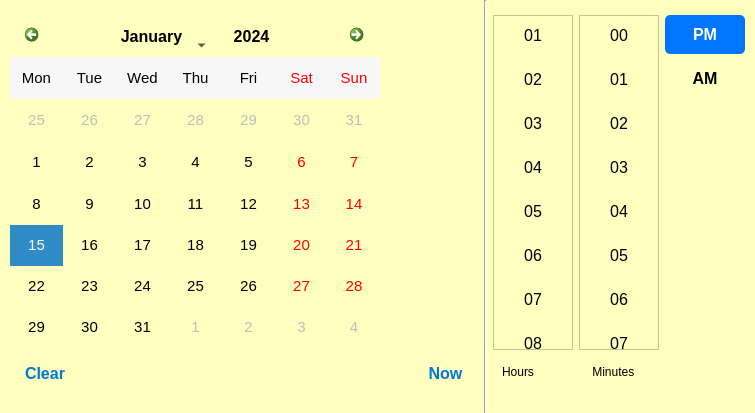
<?xml version="1.0" encoding="UTF-8"?>
<ui version="4.0">
 <class>Dialog</class>
 <widget class="QDialog" name="Dialog">
  <property name="geometry">
   <rect>
    <x>0</x>
    <y>0</y>
    <width>755</width>
    <height>413</height>
   </rect>
  </property>
  <property name="windowTitle">
   <string>Dialog</string>
  </property>
  <property name="styleSheet">
   <string notr="true">/* Common styles for various widgets 
  #################################################### */
QDialog, QCalendarWidget, QCalendarWidget QWidget, QListWidget {
	background-color: #ffffbf;
}

QPushButton {
    min-width: 30px;
    padding: 10px 25px;
    border-radius: 5px;
    font-size: 16px;
    font-weight: 500;
    margin-bottom: 5px;
}

QDialog {
	border-radius: 10px;
}

QListWidge t{
	border: none;
	min-width: 80px;
}

QListWidget::item {
	padding: 10px 25px;
	border-radius: 5px;
	font-size: 16px;
	font-weight: 500;
	margin-bottom: 5px;
}

/* Hover and selection styles 
  #################################################### */
QListWidget::item:hover {
    background-color: #b2d5ff;
	color: #000;
}

QPushButton:checked, QListWidget::item:selected {
    background-color: #0075ff;
	color: #fff;
}

/* style for top navigation area 
  #################################################### */ 
#qt_calendar_navigationbar {
	border-bottom: 0px;
	border-top-left-radius: 5px;
	border-top-right-radius: 5px;
}

/* style for month change buttons 
  #################################################### */
#qt_calendar_prevmonth, #qt_calendar_nextmonth {
	/* border delete */
    border: none;  
    /* delete default icons */
	qproperty-icon: none; 
    min-width: 25px;
    max-width: 25px;
    min-height: 25px;
    max-height: 25px;
    border-radius: 5px; 
	/* set background transparent */
    background-color: transparent; 
	padding: 5px;
}

#qt_calendar_prevmonth:hover, #qt_calendar_nextmonth:hover {
    background-color: #b2d5ff;
}

#qt_calendar_prevmonth:pressed, #qt_calendar_nextmonth:pressed {
    background-color: #0075ff;
}

/* style for pre month button 
  #################################################### */
#qt_calendar_prevmonth {
	/* set text for button */
	/*qproperty-text: &quot;&gt;&quot;;*/
	margin-left:5px;
	image:url(:/icons/images/arrow_up.svg);
}

/* style for next month button 
  #################################################### */
#qt_calendar_nextmonth {
	margin-right:5px;
	image: url(:/icons/images/arrow_down.svg);
    /* qproperty-text: &quot;&gt;&quot;; */
}


/* Style for month and yeat buttons #################################### */

#qt_calendar_yearbutton {
    color: #000;
	margin:5px;
    border-radius: 5px;
	font-size: 16px;
	padding:5px 15px;
}

 #qt_calendar_monthbutton {
	width: 110px;
    color: #000;
	margin:5px 0px;
    border-radius: 5px;
	padding:5px 0;
	font-size: 16px;
}

#qt_calendar_yearbutton:hover, 
#qt_calendar_monthbutton:hover {
    background-color: #b2d5ff;
}

#qt_calendar_yearbutton:pressed, 
#qt_calendar_monthbutton:pressed {
    background-color: rgba(235, 235, 235, 100);
}

/* Style for year input lineEdit 
  #################################################### */
#qt_calendar_yearedit {
    min-width: 100px;
    color: #000;
	font-size: 16px;
   margin:5px;
	padding: 0 5px;
}

/* Style for year change buttons 
  #################################################### */
#qt_calendar_yearedit::up-button { 
	image:url(:/icons/images/arrow-151-48.ico);
    subcontrol-position: right;
	height: 30px;
	width: 30px;

}

#qt_calendar_yearedit::down-button { 
	image:url(:/icons/images/arrow-213-48.ico);
    subcontrol-position: left; 
	height: 30px;
	width: 30px;
}

#qt_calendar_yearedit::down-button, 
#qt_calendar_yearedit::up-button {
	width:10px;
	padding: 0px 5px;
	border-radius:3px;
}

#qt_calendar_yearedit::down-button:hover, 
#qt_calendar_yearedit::up-button:hover {
	background-color: #55aaff;
}

/* Style for month select menu 
  #################################################### */
#calendarWidget QToolButton QMenu {
     background-color: #fff;
	border: 1px solid #f3f3f3;

}
#calendarWidget QToolButton QMenu::item {
	padding: 5px 20px;
	font-size: 14px;
}
 #calendarWidget QToolButton QMenu::item:selected:enabled {
    background-color: #55aaff;
}

#calendarWidget QToolButton::menu-indicator {
	/* Remove toolButton arrow */
      /*image: none; */
	nosubcontrol-origin: margin;
	subcontrol-position: right center;
	margin-top: 10px;
	width:20px;
}

/* Style for calendar table 
  #################################################### */
#qt_calendar_calendarview {
	/* Remove the selected dashed box */
    outline: 0px;
	border-top: 0px;
	border-bottom-left-radius: 5px;
	border-bottom-right-radius: 5px;
}

#qt_calendar_calendarview::item {
	 border-radius:5px;
	margin: 1px;	
}

#qt_calendar_calendarview::item:hover {
	background-color:#b2d5ff;
}

#qt_calendar_calendarview::item:selected {
    background-color: #0075ff; 
	color: #fff;
}

#clear_btn,
#now_btn {
	color: #0078d8;
	padding: 10px 15px;
}</string>
  </property>
  <layout class="QGridLayout" name="gridLayout">
   <property name="leftMargin">
    <number>10</number>
   </property>
   <property name="topMargin">
    <number>0</number>
   </property>
   <property name="rightMargin">
    <number>10</number>
   </property>
   <property name="bottomMargin">
    <number>0</number>
   </property>
   <item row="0" column="0">
    <layout class="QVBoxLayout" name="verticalLayout">
     <property name="topMargin">
      <number>15</number>
     </property>
     <property name="bottomMargin">
      <number>15</number>
     </property>
     <item>
      <widget class="QCalendarWidget" name="calendarWidget">
       <property name="minimumSize">
        <size>
         <width>335</width>
         <height>0</height>
        </size>
       </property>
       <property name="maximumSize">
        <size>
         <width>370</width>
         <height>16777215</height>
        </size>
       </property>
       <property name="font">
        <font>
         <pointsize>11</pointsize>
        </font>
       </property>
       <property name="focusPolicy">
        <enum>Qt::NoFocus</enum>
       </property>
       <property name="gridVisible">
        <bool>false</bool>
       </property>
       <property name="horizontalHeaderFormat">
        <enum>QCalendarWidget::ShortDayNames</enum>
       </property>
       <property name="verticalHeaderFormat">
        <enum>QCalendarWidget::NoVerticalHeader</enum>
       </property>
       <property name="navigationBarVisible">
        <bool>true</bool>
       </property>
       <property name="dateEditEnabled">
        <bool>false</bool>
       </property>
      </widget>
     </item>
     <item>
      <layout class="QHBoxLayout" name="horizontalLayout_2">
       <item>
        <widget class="QPushButton" name="clear_btn">
         <property name="font">
          <font>
           <pointsize>-1</pointsize>
           <weight>62</weight>
           <bold>true</bold>
          </font>
         </property>
         <property name="focusPolicy">
          <enum>Qt::NoFocus</enum>
         </property>
         <property name="text">
          <string>Clear</string>
         </property>
        </widget>
       </item>
       <item>
        <spacer name="horizontalSpacer">
         <property name="orientation">
          <enum>Qt::Horizontal</enum>
         </property>
         <property name="sizeHint" stdset="0">
          <size>
           <width>40</width>
           <height>20</height>
          </size>
         </property>
        </spacer>
       </item>
       <item>
        <widget class="QPushButton" name="now_btn">
         <property name="focusPolicy">
          <enum>Qt::NoFocus</enum>
         </property>
         <property name="text">
          <string>Now</string>
         </property>
        </widget>
       </item>
      </layout>
     </item>
    </layout>
   </item>
   <item row="0" column="1">
    <widget class="Line" name="line">
     <property name="orientation">
      <enum>Qt::Vertical</enum>
     </property>
    </widget>
   </item>
   <item row="0" column="2">
    <layout class="QGridLayout" name="gridLayout_2">
     <property name="topMargin">
      <number>15</number>
     </property>
     <property name="bottomMargin">
      <number>25</number>
     </property>
     <item row="0" column="1">
      <widget class="QListWidget" name="listWidget_2">
       <property name="minimumSize">
        <size>
         <width>0</width>
         <height>0</height>
        </size>
       </property>
       <property name="maximumSize">
        <size>
         <width>80</width>
         <height>16777215</height>
        </size>
       </property>
       <property name="font">
        <font>
         <pointsize>12</pointsize>
        </font>
       </property>
       <property name="focusPolicy">
        <enum>Qt::NoFocus</enum>
       </property>
       <property name="verticalScrollBarPolicy">
        <enum>Qt::ScrollBarAlwaysOff</enum>
       </property>
       <property name="horizontalScrollBarPolicy">
        <enum>Qt::ScrollBarAlwaysOff</enum>
       </property>
       <item>
        <property name="text">
         <string>00</string>
        </property>
        <property name="textAlignment">
         <set>AlignCenter</set>
        </property>
       </item>
       <item>
        <property name="text">
         <string>01</string>
        </property>
        <property name="textAlignment">
         <set>AlignCenter</set>
        </property>
       </item>
       <item>
        <property name="text">
         <string>02</string>
        </property>
        <property name="textAlignment">
         <set>AlignCenter</set>
        </property>
       </item>
       <item>
        <property name="text">
         <string>03</string>
        </property>
        <property name="textAlignment">
         <set>AlignCenter</set>
        </property>
       </item>
       <item>
        <property name="text">
         <string>04</string>
        </property>
        <property name="textAlignment">
         <set>AlignCenter</set>
        </property>
       </item>
       <item>
        <property name="text">
         <string>05</string>
        </property>
        <property name="textAlignment">
         <set>AlignCenter</set>
        </property>
       </item>
       <item>
        <property name="text">
         <string>06</string>
        </property>
        <property name="textAlignment">
         <set>AlignCenter</set>
        </property>
       </item>
       <item>
        <property name="text">
         <string>07</string>
        </property>
        <property name="textAlignment">
         <set>AlignCenter</set>
        </property>
       </item>
       <item>
        <property name="text">
         <string>08</string>
        </property>
        <property name="textAlignment">
         <set>AlignCenter</set>
        </property>
       </item>
       <item>
        <property name="text">
         <string>09</string>
        </property>
        <property name="textAlignment">
         <set>AlignCenter</set>
        </property>
       </item>
       <item>
        <property name="text">
         <string>10</string>
        </property>
        <property name="textAlignment">
         <set>AlignCenter</set>
        </property>
       </item>
       <item>
        <property name="text">
         <string>11</string>
        </property>
        <property name="textAlignment">
         <set>AlignCenter</set>
        </property>
       </item>
       <item>
        <property name="text">
         <string>12</string>
        </property>
        <property name="textAlignment">
         <set>AlignCenter</set>
        </property>
       </item>
       <item>
        <property name="text">
         <string>13</string>
        </property>
        <property name="textAlignment">
         <set>AlignCenter</set>
        </property>
       </item>
       <item>
        <property name="text">
         <string>14</string>
        </property>
        <property name="textAlignment">
         <set>AlignCenter</set>
        </property>
       </item>
       <item>
        <property name="text">
         <string>15</string>
        </property>
        <property name="textAlignment">
         <set>AlignCenter</set>
        </property>
       </item>
       <item>
        <property name="text">
         <string>16</string>
        </property>
        <property name="textAlignment">
         <set>AlignCenter</set>
        </property>
       </item>
       <item>
        <property name="text">
         <string>17</string>
        </property>
        <property name="textAlignment">
         <set>AlignCenter</set>
        </property>
       </item>
       <item>
        <property name="text">
         <string>18</string>
        </property>
        <property name="textAlignment">
         <set>AlignCenter</set>
        </property>
       </item>
       <item>
        <property name="text">
         <string>19</string>
        </property>
        <property name="textAlignment">
         <set>AlignCenter</set>
        </property>
       </item>
       <item>
        <property name="text">
         <string>20</string>
        </property>
        <property name="textAlignment">
         <set>AlignCenter</set>
        </property>
       </item>
       <item>
        <property name="text">
         <string>21</string>
        </property>
        <property name="textAlignment">
         <set>AlignCenter</set>
        </property>
       </item>
       <item>
        <property name="text">
         <string>22</string>
        </property>
        <property name="textAlignment">
         <set>AlignCenter</set>
        </property>
       </item>
       <item>
        <property name="text">
         <string>23</string>
        </property>
        <property name="textAlignment">
         <set>AlignCenter</set>
        </property>
       </item>
       <item>
        <property name="text">
         <string>24</string>
        </property>
        <property name="textAlignment">
         <set>AlignCenter</set>
        </property>
       </item>
       <item>
        <property name="text">
         <string>25</string>
        </property>
        <property name="textAlignment">
         <set>AlignCenter</set>
        </property>
       </item>
       <item>
        <property name="text">
         <string>25</string>
        </property>
        <property name="textAlignment">
         <set>AlignCenter</set>
        </property>
       </item>
       <item>
        <property name="text">
         <string>27</string>
        </property>
        <property name="textAlignment">
         <set>AlignCenter</set>
        </property>
       </item>
       <item>
        <property name="text">
         <string>28</string>
        </property>
        <property name="textAlignment">
         <set>AlignCenter</set>
        </property>
       </item>
       <item>
        <property name="text">
         <string>29</string>
        </property>
        <property name="textAlignment">
         <set>AlignCenter</set>
        </property>
       </item>
       <item>
        <property name="text">
         <string>30</string>
        </property>
        <property name="textAlignment">
         <set>AlignCenter</set>
        </property>
       </item>
       <item>
        <property name="text">
         <string>31</string>
        </property>
        <property name="textAlignment">
         <set>AlignCenter</set>
        </property>
       </item>
       <item>
        <property name="text">
         <string>32</string>
        </property>
        <property name="textAlignment">
         <set>AlignCenter</set>
        </property>
       </item>
       <item>
        <property name="text">
         <string>33</string>
        </property>
        <property name="textAlignment">
         <set>AlignCenter</set>
        </property>
       </item>
       <item>
        <property name="text">
         <string>34</string>
        </property>
        <property name="textAlignment">
         <set>AlignCenter</set>
        </property>
       </item>
       <item>
        <property name="text">
         <string>35</string>
        </property>
        <property name="textAlignment">
         <set>AlignCenter</set>
        </property>
       </item>
       <item>
        <property name="text">
         <string>36</string>
        </property>
        <property name="textAlignment">
         <set>AlignCenter</set>
        </property>
       </item>
       <item>
        <property name="text">
         <string>37</string>
        </property>
        <property name="textAlignment">
         <set>AlignCenter</set>
        </property>
       </item>
       <item>
        <property name="text">
         <string>38</string>
        </property>
        <property name="textAlignment">
         <set>AlignCenter</set>
        </property>
       </item>
       <item>
        <property name="text">
         <string>39</string>
        </property>
        <property name="textAlignment">
         <set>AlignCenter</set>
        </property>
       </item>
       <item>
        <property name="text">
         <string>40</string>
        </property>
        <property name="textAlignment">
         <set>AlignCenter</set>
        </property>
       </item>
       <item>
        <property name="text">
         <string>41</string>
        </property>
        <property name="textAlignment">
         <set>AlignCenter</set>
        </property>
       </item>
       <item>
        <property name="text">
         <string>42</string>
        </property>
        <property name="textAlignment">
         <set>AlignCenter</set>
        </property>
       </item>
       <item>
        <property name="text">
         <string>43</string>
        </property>
        <property name="textAlignment">
         <set>AlignCenter</set>
        </property>
       </item>
       <item>
        <property name="text">
         <string>44</string>
        </property>
        <property name="textAlignment">
         <set>AlignCenter</set>
        </property>
       </item>
       <item>
        <property name="text">
         <string>45</string>
        </property>
        <property name="textAlignment">
         <set>AlignCenter</set>
        </property>
       </item>
       <item>
        <property name="text">
         <string>46</string>
        </property>
        <property name="textAlignment">
         <set>AlignCenter</set>
        </property>
       </item>
       <item>
        <property name="text">
         <string>47</string>
        </property>
        <property name="textAlignment">
         <set>AlignCenter</set>
        </property>
       </item>
       <item>
        <property name="text">
         <string>48</string>
        </property>
        <property name="textAlignment">
         <set>AlignCenter</set>
        </property>
       </item>
       <item>
        <property name="text">
         <string>49</string>
        </property>
        <property name="textAlignment">
         <set>AlignCenter</set>
        </property>
       </item>
       <item>
        <property name="text">
         <string>50</string>
        </property>
        <property name="textAlignment">
         <set>AlignCenter</set>
        </property>
       </item>
       <item>
        <property name="text">
         <string>51</string>
        </property>
        <property name="textAlignment">
         <set>AlignCenter</set>
        </property>
       </item>
       <item>
        <property name="text">
         <string>52</string>
        </property>
        <property name="textAlignment">
         <set>AlignCenter</set>
        </property>
       </item>
       <item>
        <property name="text">
         <string>53</string>
        </property>
        <property name="textAlignment">
         <set>AlignCenter</set>
        </property>
       </item>
       <item>
        <property name="text">
         <string>54</string>
        </property>
        <property name="textAlignment">
         <set>AlignCenter</set>
        </property>
       </item>
       <item>
        <property name="text">
         <string>55</string>
        </property>
        <property name="textAlignment">
         <set>AlignCenter</set>
        </property>
       </item>
       <item>
        <property name="text">
         <string>56</string>
        </property>
        <property name="textAlignment">
         <set>AlignCenter</set>
        </property>
       </item>
       <item>
        <property name="text">
         <string>57</string>
        </property>
        <property name="textAlignment">
         <set>AlignCenter</set>
        </property>
       </item>
       <item>
        <property name="text">
         <string>58</string>
        </property>
        <property name="textAlignment">
         <set>AlignCenter</set>
        </property>
       </item>
       <item>
        <property name="text">
         <string>59</string>
        </property>
        <property name="textAlignment">
         <set>AlignCenter</set>
        </property>
       </item>
      </widget>
     </item>
     <item row="0" column="0">
      <widget class="QListWidget" name="listWidget">
       <property name="minimumSize">
        <size>
         <width>0</width>
         <height>0</height>
        </size>
       </property>
       <property name="maximumSize">
        <size>
         <width>80</width>
         <height>16777215</height>
        </size>
       </property>
       <property name="font">
        <font>
         <pointsize>12</pointsize>
        </font>
       </property>
       <property name="focusPolicy">
        <enum>Qt::NoFocus</enum>
       </property>
       <property name="verticalScrollBarPolicy">
        <enum>Qt::ScrollBarAlwaysOff</enum>
       </property>
       <property name="horizontalScrollBarPolicy">
        <enum>Qt::ScrollBarAlwaysOff</enum>
       </property>
       <property name="autoScroll">
        <bool>true</bool>
       </property>
       <item>
        <property name="text">
         <string>01</string>
        </property>
        <property name="textAlignment">
         <set>AlignCenter</set>
        </property>
       </item>
       <item>
        <property name="text">
         <string>02</string>
        </property>
        <property name="textAlignment">
         <set>AlignCenter</set>
        </property>
       </item>
       <item>
        <property name="text">
         <string>03</string>
        </property>
        <property name="textAlignment">
         <set>AlignCenter</set>
        </property>
       </item>
       <item>
        <property name="text">
         <string>04</string>
        </property>
        <property name="textAlignment">
         <set>AlignCenter</set>
        </property>
       </item>
       <item>
        <property name="text">
         <string>05</string>
        </property>
        <property name="textAlignment">
         <set>AlignCenter</set>
        </property>
       </item>
       <item>
        <property name="text">
         <string>06</string>
        </property>
        <property name="textAlignment">
         <set>AlignCenter</set>
        </property>
       </item>
       <item>
        <property name="text">
         <string>07</string>
        </property>
        <property name="textAlignment">
         <set>AlignCenter</set>
        </property>
       </item>
       <item>
        <property name="text">
         <string>08</string>
        </property>
        <property name="textAlignment">
         <set>AlignCenter</set>
        </property>
       </item>
       <item>
        <property name="text">
         <string>09</string>
        </property>
        <property name="textAlignment">
         <set>AlignCenter</set>
        </property>
       </item>
       <item>
        <property name="text">
         <string>10</string>
        </property>
        <property name="textAlignment">
         <set>AlignCenter</set>
        </property>
       </item>
       <item>
        <property name="text">
         <string>11</string>
        </property>
        <property name="textAlignment">
         <set>AlignCenter</set>
        </property>
       </item>
       <item>
        <property name="text">
         <string>12</string>
        </property>
        <property name="textAlignment">
         <set>AlignCenter</set>
        </property>
       </item>
      </widget>
     </item>
     <item row="1" column="0" colspan="2">
      <widget class="QWidget" name="widget" native="true">
       <property name="minimumSize">
        <size>
         <width>80</width>
         <height>20</height>
        </size>
       </property>
       <layout class="QGridLayout" name="gridLayout_3">
        <item row="0" column="0">
         <widget class="QLabel" name="label">
          <property name="text">
           <string>Hours</string>
          </property>
         </widget>
        </item>
        <item row="0" column="1">
         <widget class="QLabel" name="label_2">
          <property name="text">
           <string>    Minutes</string>
          </property>
         </widget>
        </item>
       </layout>
      </widget>
     </item>
    </layout>
   </item>
   <item row="0" column="3">
    <layout class="QVBoxLayout" name="verticalLayout_2">
     <property name="spacing">
      <number>0</number>
     </property>
     <property name="topMargin">
      <number>15</number>
     </property>
     <property name="bottomMargin">
      <number>15</number>
     </property>
     <item>
      <widget class="QPushButton" name="pm_btn">
       <property name="focusPolicy">
        <enum>Qt::NoFocus</enum>
       </property>
       <property name="text">
        <string>PM</string>
       </property>
       <property name="checkable">
        <bool>true</bool>
       </property>
       <property name="checked">
        <bool>true</bool>
       </property>
      </widget>
     </item>
     <item>
      <widget class="QPushButton" name="am_btn">
       <property name="focusPolicy">
        <enum>Qt::NoFocus</enum>
       </property>
       <property name="text">
        <string>AM</string>
       </property>
       <property name="checkable">
        <bool>true</bool>
       </property>
      </widget>
     </item>
     <item>
      <spacer name="verticalSpacer">
       <property name="orientation">
        <enum>Qt::Vertical</enum>
       </property>
       <property name="sizeHint" stdset="0">
        <size>
         <width>20</width>
         <height>40</height>
        </size>
       </property>
      </spacer>
     </item>
    </layout>
   </item>
  </layout>
 </widget>
 <resources>
  <include location="../resource_files/resource.qrc"/>
 </resources>
 <connections/>
</ui>
